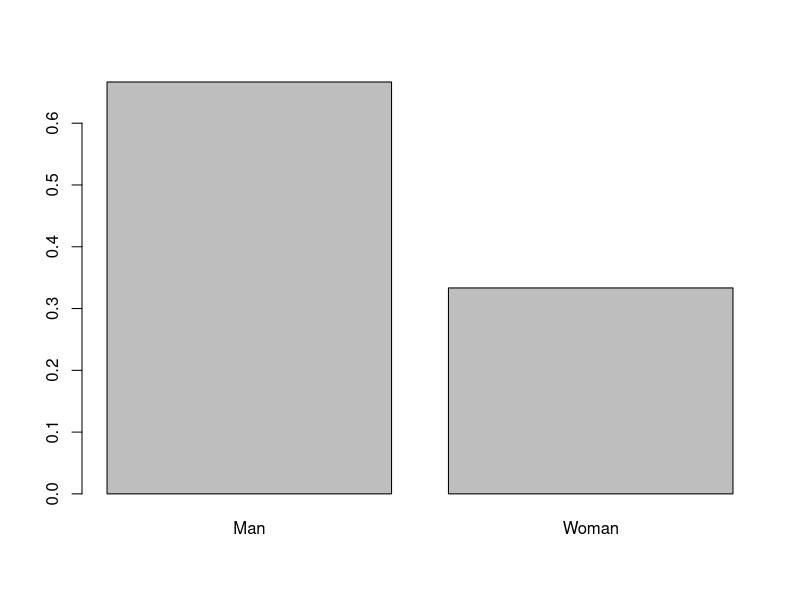
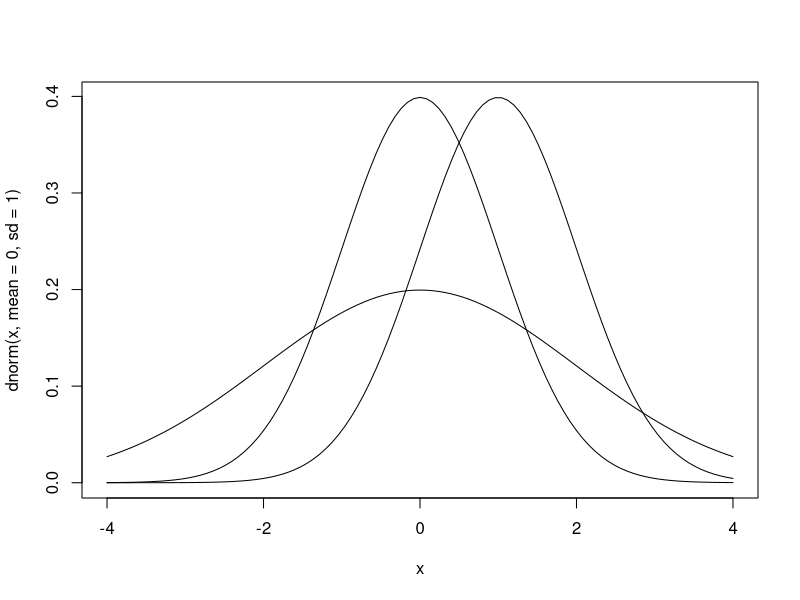
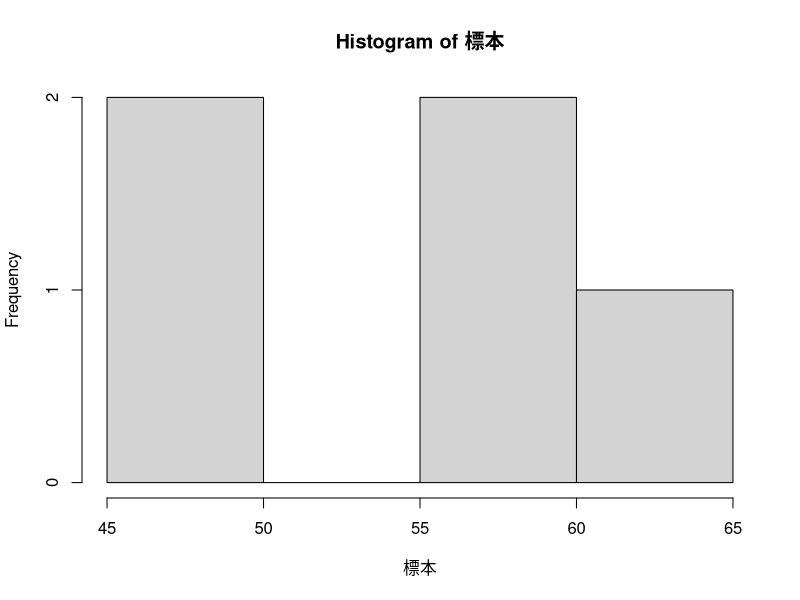
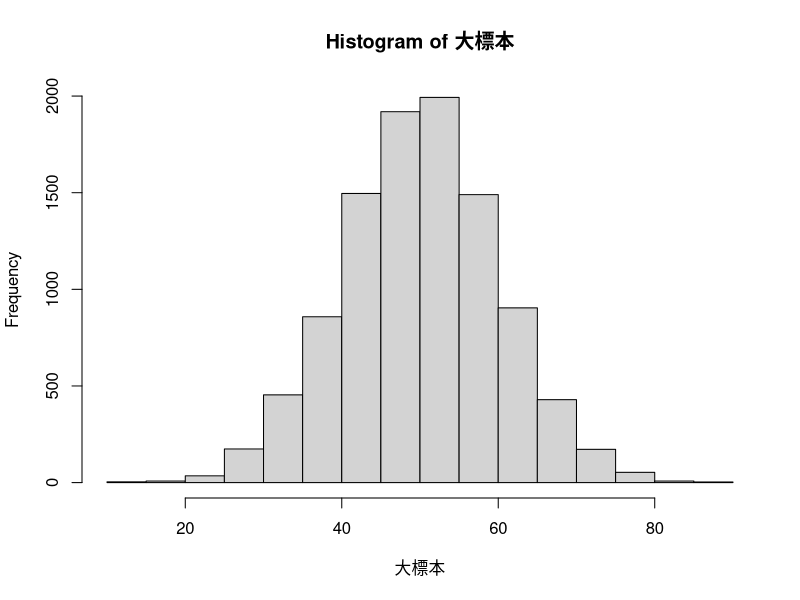
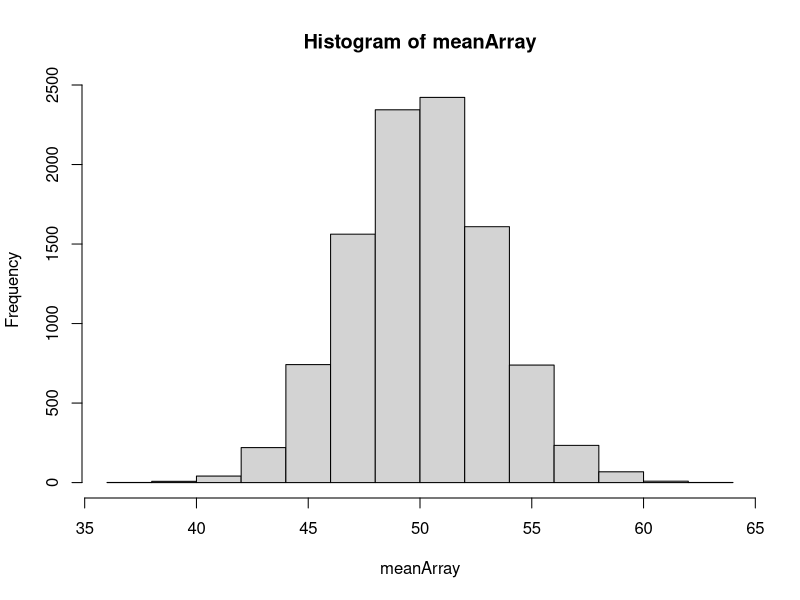
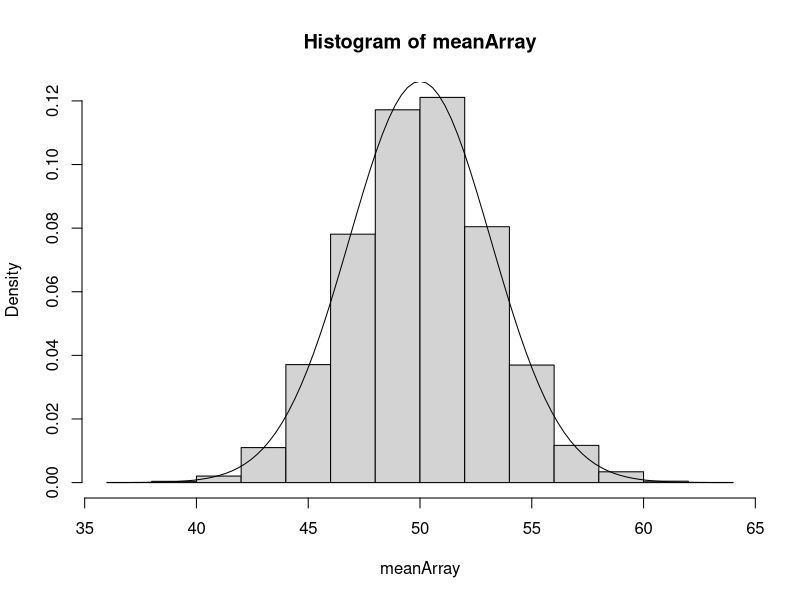
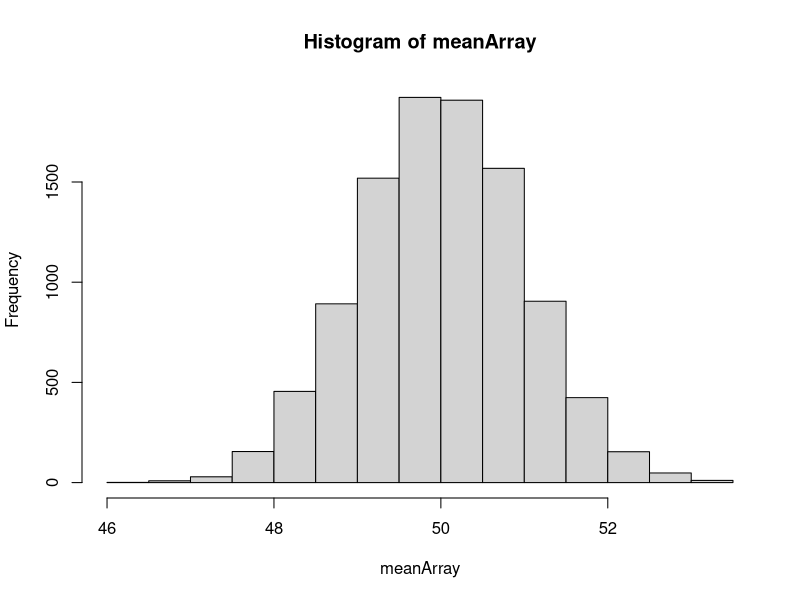
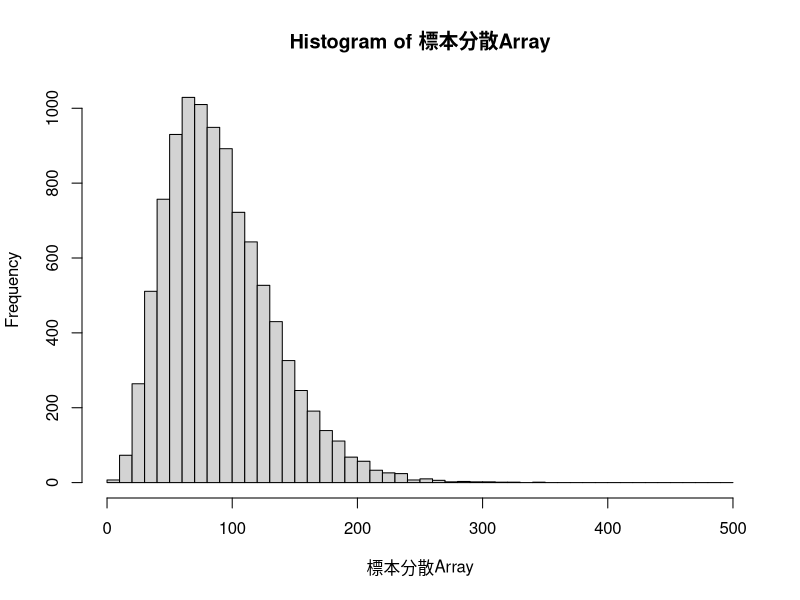

Here is the R script that generated these plots, in order:
## ---- chunk 1
身長 <- c(165.2, 175.9, 161.7, 174.2, 172.1, 163.3, 170.9, 170.6, 168.4, 171.3)
mean(身長)
## ---- chunk 2
var(身長)
## ---- chunk 3
barplot(c(2/3,1/3),names.arg=c("Man","Woman"))
## ---- chunk 4
curve(dnorm(x,mean=0,sd=1),from=-4,to=4)
## ---- chunk 5
curve(dnorm(x,mean=1,sd=1), add=TRUE)
curve(dnorm(x,mean=0,sd=2), add=TRUE)
## ---- chunk 6
rnorm(n=5, mean=50, sd=10)
## ---- chunk 7
標本 <- rnorm(n=5, mean=50, sd=10)
hist(標本)
## ---- chunk 8
大標本 <- rnorm(n=10000, mean=50, sd=10)
hist(大標本)
## ---- chunk 9
sample標本 <- rnorm(n=10, mean=50, sd= 10)
mean(sample標本)
## ---- chunk 10
meanArray = numeric(length=10000)
for( i in 1:10000){
  標本 <- rnorm(n=10, mean= 50, sd=10)
  meanArray[i] <- mean(標本)
}
hist(meanArray)
## ---- chunk 11
誤差絶対値5以下 <- ifelse(abs(meanArray - 50) <= 5, "YES", "NO")
table(誤差絶対値5以下)
## ---- chunk 12
mean(meanArray) # μ
var(meanArray) # σ
## ---- chunk 13
hist(meanArray, freq=FALSE)
curve(dnorm(x,mean=50,sd=sqrt(10)),add=TRUE)
## ---- chunk 14
dnorm(50,mean=50,sd=sqrt(10))
## ---- chunk 15
meanArray = numeric(length=10000)
for( i in 1:10000){
  標本 <- rnorm(n=100, mean= 50, sd=10)
  meanArray[i] <- mean(標本)
}
hist(meanArray)
## ---- chunk 16
標本分散Array <- numeric(length=10000)
不偏分散Array <- numeric(length=10000)

for(i in 1:10000){
  # 母集団の分布は $N(50, 10^2)$
  標本 <- rnorm(n=10,mean=50,sd=10)
  標本分散Array[i] = mean((標本 - mean(標本))^2) # 標本分散を計算
  不偏分散Array[i] = var(標本) #不偏分散
}

mean(標本分散Array)
mean(不偏分散Array)
## ---- chunk 17
sd(標本分散Array)
sd(不偏分散Array)
## ---- chunk 18
hist(標本分散Array, breaks=seq(0,500,10))
hist(不偏分散Array, breaks=seq(0,500,10))
## ---- chunk 19
table(ifelse(標本分散Array >= 200, 1,0))
table(ifelse(不偏分散Array >= 200, 1,0))
